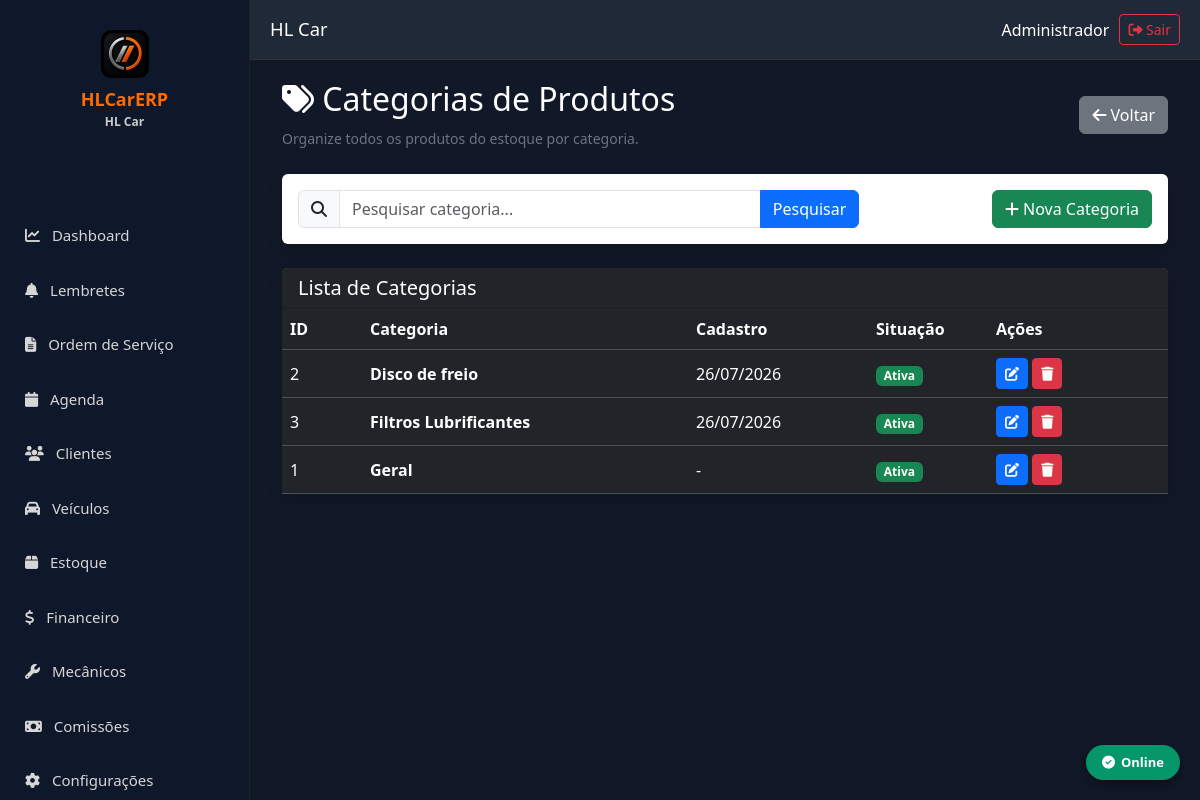
Screenshot of /categorias (signed in) with the database file from the repository.
### models.py (models this page shows)
class Empresa(db.Model):
    __tablename__ = "empresas"
    id = db.Column(db.Integer, primary_key=True)
    razao_social = db.Column(db.String(200), nullable=False)
    nome_fantasia = db.Column(db.String(200), nullable=False)
    cnpj = db.Column(db.String(20), unique=True, nullable=False)
    inscricao_estadual = db.Column(db.String(30))
    telefone = db.Column(db.String(30))
    whatsapp = db.Column(db.String(30))
    email = db.Column(db.String(150))
    site = db.Column(db.String(200))
    data_vencimento = db.Column(db.Date)
    status_pagamento = db.Column(db.String(20), default="ATIVO")  # ATIVO | BLOQUEADO | INATIVO
    plano = db.Column(db.String(50), default="BASICO")
    observacoes_internas = db.Column(db.Text)
    dia_corte_comissao = db.Column(db.Integer, default=15)          # 1 a 28
    aliquota_imposto_comissao = db.Column(db.Float, default=10.0)  # % padrão
    url_nfse = db.Column(db.String(255))
    nfse_provedor = db.Column(db.String(50))
    inscricao_municipal = db.Column(db.String(30))
    certificado_path = db.Column(db.String(255))
    senha_certificado = db.Column(db.String(100))
    codigo_servico = db.Column(db.String(20))
    aliquota_iss = db.Column(db.Numeric(5, 2), default=5.00)
    regime_tributario = db.Column(db.String(10), default="1")
    cep = db.Column(db.String(15))
    endereco = db.Column(db.String(200))
    numero = db.Column(db.String(20))
    complemento = db.Column(db.String(100))
    bairro = db.Column(db.String(100))
    cidade = db.Column(db.String(100))
    estado = db.Column(db.String(2))
    logo = db.Column(db.String(255))
    ativo = db.Column(db.Boolean, default=True, nullable=False)
    criado_em = db.Column(db.DateTime, default=datetime.utcnow, nullable=False)
    alterado_em = db.Column(db.DateTime, default=datetime.utcnow, onupdate=datetime.utcnow)

class Categoria(db.Model):
    __tablename__ = "categorias"
    id = db.Column(db.Integer, primary_key=True)
    empresa_id = db.Column(db.Integer, db.ForeignKey("empresas.id"), nullable=False)
    nome = db.Column(db.String(120), nullable=False)
    descricao = db.Column(db.String(255))
    ativo = db.Column(db.Boolean, default=True, nullable=False)
    criado_em = db.Column(db.DateTime, default=datetime.utcnow)
    alterado_em = db.Column(db.DateTime, default=datetime.utcnow, onupdate=datetime.utcnow)
    empresa = db.relationship("Empresa")
    __table_args__ = (
        UniqueConstraint("empresa_id", "nome", name="uk_categoria_empresa"),
    )

### app.py (the view)
@app.route("/categorias")
@login_required
def categorias():
    eid = empresa_atual()
    if not eid:
        return redirect("/login")
    try:
        lista = Categoria.query.filter_by(empresa_id=eid).order_by(Categoria.nome).all()
    except Exception:
        lista = []
    return render_template("categorias.html", categorias=lista)

### app.py (called while the page is built, shortened)
def login_required(f):
    @wraps(f)
    def decorated_function(*args, **kwargs):
        if "usuario_id" not in session:
            return redirect("/login")
        path = request.path or ""
        livres = ("/assinar", "/logout", "/static", "/uploads", "/login")
        if any(path.startswith(p) for p in livres):
            return f(*args, **kwargs)
        if session.get("usuario_perfil") == "SUPER":
            return f(*args, **kwargs)
    return decorated_function

def empresa_atual():
    eid = session.get("empresa_id")
    if not eid:
        session.clear()
        return None
    return eid

@app.context_processor
def inject_empresa():
    import os
    eid = session.get("empresa_id")
    emp = Empresa.query.get(eid) if eid else None
    nome = "HLCarERP"
    logo_url = None
    if emp:
        nome = emp.nome_fantasia or emp.razao_social or "HLCarERP"
    if eid:
        pasta = os.path.join(app.root_path, "static", "uploads", "logos")
        for ext in ("png", "jpg", "jpeg", "webp"):
            caminho = os.path.join(pasta, f"{eid}.{ext}")
            if os.path.isfile(caminho):
                logo_url = url_for("static", filename=f"uploads/logos/{eid}.{ext}")
                break
    return {"empresa_nome": nome, "empresa_logo": logo_url, "empresa": emp}

### templates/categorias.html (shortened to what this page needs)
{% extends "base.html" %}
{% block conteudo %}
<div class="container-fluid">
    <div class="d-flex justify-content-between align-items-center mb-4">
        <div>
            <h2 class="text-white">
                <i class="fa fa-tags"></i>
                Categorias de Produtos
            </h2>
            <small class="text-secondary">
                Organize todos os produtos do estoque por categoria.
            </small>
        </div>
        <div>
            <a href="/estoque" class="btn btn-secondary">
                <i class="fa fa-arrow-left"></i>
                Voltar
            </a>
        </div>
    </div>
    <div class="card shadow border-0 mb-4">
        <div class="card-body">
            <div class="row align-items-center">
                <div class="col-md-8">
                    <form method="GET">
                        <div class="input-group">
                            <span class="input-group-text"><i class="fa fa-search"></i></span>
                            <input type="text" name="pesquisa" class="form-control"
                                   placeholder="Pesquisar categoria..."
                                   value="{{ request.args.get('pesquisa','') }}">
                            <button class="btn btn-primary" type="submit">Pesquisar</button>
                        </div>
                    </form>
                </div>
                <div class="col-md-4 text-end">
                    <button class="btn btn-success" data-bs-toggle="modal" data-bs-target="#modalCategoria"
                            onclick="limparModal()">
                        <i class="fa fa-plus"></i>
                        Nova Categoria
                    </button>
                </div>
            </div>
        </div>
    </div>
    <div class="card shadow border-0">
        <div class="card-header bg-dark text-white">
            <h5 class="mb-0">Lista de Categorias</h5>
        </div>
        <div class="card-body p-0">
            <table class="table table-dark table-hover align-middle mb-0">
                <thead>
                    <tr>
                        <th width="80">ID</th>
                        <th>Categoria</th>
                        <th width="180">Cadastro</th>
                        <th width="120">Situação</th>
                        <th width="180">Ações</th>
                    </tr>
                </thead>
                <tbody>
                {% for categoria in categorias %}
                    <tr>
                        <td>{{ categoria.id }}</td>
                        <td><strong>{{ categoria.nome }}</strong></td>
                        <td>
                            {% if categoria.criado_em %}
                                {{ categoria.criado_em.strftime("%d/%m/%Y") }}
                            {% else %}
                                -
                            {% endif %}
                        </td>
                        <td>
                            {% if categoria.ativo is none or categoria.ativo %}
                                <span class="badge bg-success">Ativa</span>
                            {% else %}
                                <span class="badge bg-danger">Inativa</span>
                            {% endif %}
                        </td>
                        <td>
                            <button class="btn btn-primary btn-sm"
                                onclick="editarCategoria({{ categoria.id }}, '{{ categoria.nome|e }}', '{{ (categoria.descricao or '')|e }}', {{ 1 if (categoria.ativo is none or categoria.ativo) else 0 }})">
                                <i class="fa fa-edit"></i>
                            </button>
                            <button class="btn btn-danger btn-sm"
                                onclick="excluirCategoria({{ categoria.id }}, '{{ categoria.nome|e }}')">
                                <i class="fa fa-trash"></i>
                            </button>
                        </td>
                    </tr>
                {% else %}
                    <tr>
                        <td colspan="5" class="text-center py-4 text-secondary">
                            Nenhuma categoria cadastrada.
                        </td>
                    </tr>
                {% endfor %}
                </tbody>
            </table>
        </div>
    </div>
</div>
{% endblock %}

### templates/base.html (shortened to what this page needs)
<!DOCTYPE html>
<html lang="pt-br">
<head>
<link href="https://cdn.jsdelivr.net/npm/bootstrap@5.3.7/dist/css/bootstrap.min.css" rel="stylesheet">
<link href="https://cdnjs.cloudflare.com/ajax/libs/font-awesome/6.7.2/css/all.min.css" rel="stylesheet">
<link rel="stylesheet" href="{{ url_for('static', filename='css/offline.css') }}">
</head>
<body>
{% set perfil = (session.get('usuario_perfil') or '')|upper %}
{% set eh_mecanico = perfil == 'MECANICO' %}
{% set pode_usuarios = perfil in ['ADMIN', 'SUPER'] %}
<div class="sidebar" id="sidebar">
        <div class="logo" style="text-align:center; padding:10px 0 20px; min-height:160px;">
            <img src="{{ url_for('static', filename='icons/icon-192.png') }}" alt="HLCarERP" style="width:48px; height:48px; border-radius:10px; display:block; margin:0 auto 8px;">
            <div style="color:#ff6b00; font-weight:bold; font-size:18px; margin-top:8px;">HLCarERP</div>
            <div style="color:#ccc; font-size:12px;">{{ empresa_nome }}</div>
</div>
    <ul class="menu">
        {% if eh_mecanico %}
        <li><a href="/ordens"><i class="fa fa-file-alt me-2"></i> Minhas OS</a></li>
        <li><a href="/agenda"><i class="fa fa-calendar me-2"></i> Agenda</a></li>
        {% else %}
        <li><a href="/"><i class="fa fa-chart-line me-2"></i> Dashboard</a></li>
        <li>
            <a href="/lembretes">
                <i class="fa fa-bell me-2"></i> Lembretes
            </a>
        </li>
        <li><a href="/ordens"><i class="fa fa-file-alt me-2"></i> Ordem de Serviço</a></li>
                <li><a href="/agenda"><i class="fa fa-calendar me-2"></i> Agenda</a></li>
        <li><a href="/clientes"><i class="fa fa-users me-2"></i> Clientes</a></li>
        <li><a href="/veiculos"><i class="fa fa-car me-2"></i> Veículos</a></li>
        <li><a href="/estoque"><i class="fa fa-box me-2"></i> Estoque</a></li>
        <li><a href="/financeiro"><i class="fa fa-dollar-sign me-2"></i> Financeiro</a></li>
        <li><a href="/mecanicos"><i class="fa fa-wrench me-2"></i> Mecânicos</a></li>
        <li><a href="/comissoes"><i class="fa fa-money-bill me-2"></i> Comissões</a></li>
        <li><a href="/configuracoes"><i class="fa fa-cog me-2"></i> Configurações</a></li>
        {% endif %}
    </ul>
</div>
<div class="topbar">
    <div class="d-flex align-items-center gap-2">
            <h3 class="mb-0">{{ empresa_nome }}</h3>
    </div>
    <div class="usuario">
        <span>{{ session.get('usuario_nome', 'Usuário') }}</span>
        <a href="/logout" class="btn btn-sm btn-outline-danger">
            <i class="fa fa-sign-out-alt"></i> Sair
        </a>
    </div>
</div>
<div class="content">
    {% block conteudo %}
    {% endblock %}
</div>
<div id="hl-offline-badge" class="hl-badge online">
    <i class="fa fa-check-circle"></i> Online
</div>
</body>
</html>

### static/css/offline.css (style rules this page uses)
#hl-offline-badge { position: fixed; bottom: 20px; right: 20px; z-index: 9999; padding: 8px 16px; border-radius: 20px; font-size: 13px; font-weight: 600; color: #fff; box-shadow: 0 4px 12px rgba(0,0,0,0.4); display: flex; align-items: center; gap: 6px; transition: all 0.3s ease; }
#hl-offline-badge.online { background: #059669; }

### templates/base.html (style rules this page uses)
* { margin:0; padding:0; box-sizing:border-box; font-family:Segoe UI,Tahoma,Geneva,Verdana,sans-serif; }
body { background:#111827; overflow-x:hidden; }
.sidebar { position:fixed; left:0; top:0; width:250px; height:100vh; background:#0f172a; border-right:1px solid #222; padding-top:20px; z-index:1050; transition: transform 0.3s ease; }
.logo { text-align:center; font-size:26px; font-weight:bold; color:#ff6b00; margin-bottom:30px; }
.menu { list-style:none; padding:0; }
.menu li { margin-bottom:4px; }
.menu a { display:block; padding:14px 25px; text-decoration:none; color:#d6d6d6; font-size:15px; transition:.25s; }
.topbar { position:fixed; left:250px; top:0; right:0; height:60px; background:#1f2937; display:flex; justify-content:space-between; align-items:center; padding:0 20px; border-bottom:1px solid #333; z-index:1000; transition: left 0.3s ease; }
.topbar h3 { color:white; margin:0; font-size:1.15rem; }
.usuario { color:#fff; display:flex; align-items:center; gap:10px; }
.content { margin-left:250px; margin-top:60px; padding:20px; min-height:calc(100vh - 60px); transition: margin-left 0.3s ease; }
.table-dark th, .table-dark td { white-space:nowrap; }

### rows the page displays
Empresa: nome_fantasia "HL Car"
Categoria: id "2", nome "Disco de freio", criado_em "26/07/2026", ativo "Ativa"
Categoria: id "3", nome "Filtros Lubrificantes", criado_em "26/07/2026", ativo "Ativa"
Categoria: id "1", nome "Geral", shows "Ativa"

### other values shown
{{ session.get('usuario_nome', 'Usuário') }} "Administrador"
